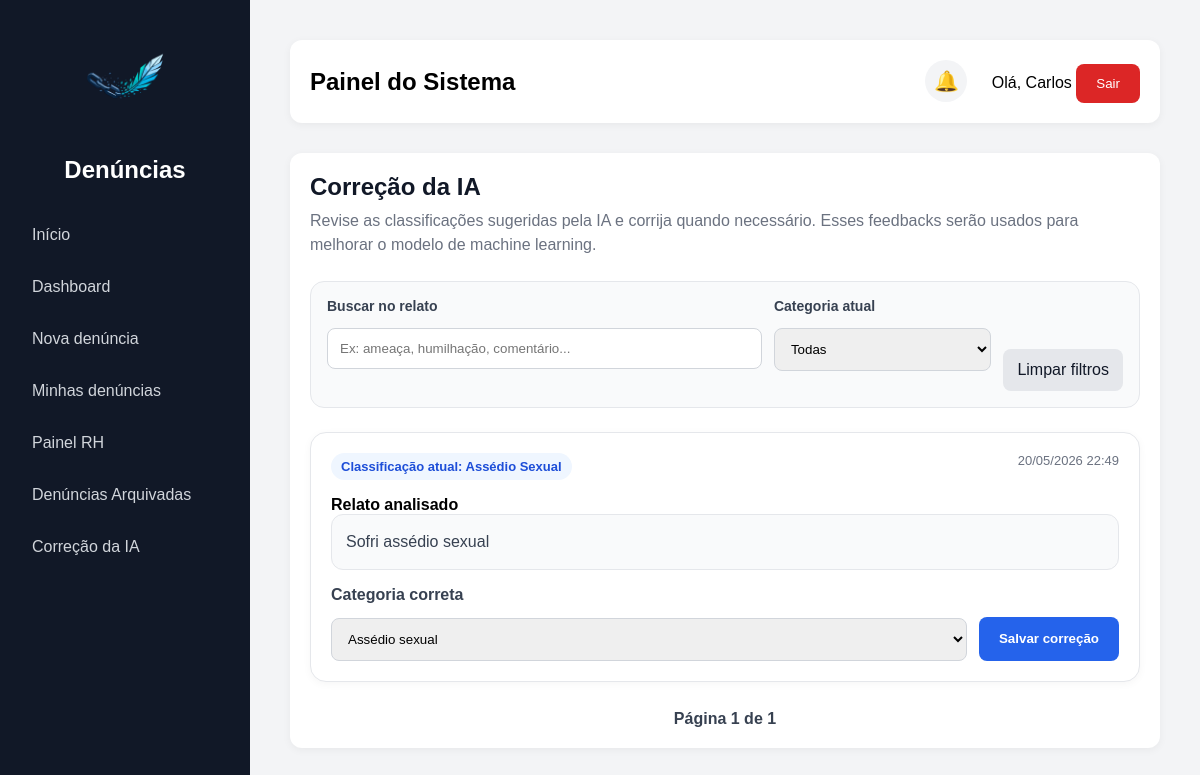
Page /feedback-ia/ (signed in) on the committed database.
### denuncias/models.py (models this page shows, shortened)
class Denuncia(models.Model):
    TIPOS = [
    ('moral', 'Assédio Moral'),
    ('sexual', 'Assédio Sexual'),
    ('abuso', 'Abuso de Poder'),
    ('discriminacao', 'Discriminação'),
    ('ameaca', 'Ameaça'),
    ('violencia', 'Violência'),
    ('outros', 'Outros'),
    ]
    STATUS = [
        ("recebida", "Recebida"),
        ("analise", "Em análise"),
        ("resolvida", "Resolvida"),
    ]
    GRAVIDADES = [
    ('baixa', 'Baixa'),
    ('media', 'Média'),
    ('alta', 'Alta'),
    ('critica', 'Crítica'),
]
    usuario = models.ForeignKey(User, on_delete=models.SET_NULL, null=True, blank=True)
    descricao = models.TextField()
    tipo = models.CharField(max_length=20, choices=TIPOS)
    anonima = models.BooleanField(default=False)
    status = models.CharField(max_length=20, choices=STATUS, default="recebida")
    gravidade = models.CharField(
    max_length=20,
    choices=GRAVIDADES,
    default='baixa'
)
    urgente = models.BooleanField(default=False)
    prioridade_ia = models.IntegerField(default=1)
    resumo_ia = models.TextField(blank=True, null=True)
    data_criacao = models.DateTimeField(auto_now_add=True)
    arquivada = models.BooleanField(default=False)
    data_arquivamento = models.DateTimeField(null=True, blank=True)
    resposta_rh = models.TextField(blank=True, null=True)
    setor = models.ForeignKey(Setor, on_delete=models.SET_NULL, null=True, blank=True)
    exibir_setor = models.BooleanField(default=True)
    link_anexo = models.URLField(blank=True, null=True)

### denuncias/views.py (the view, shortened to what this page needs)
# urls.py: path('feedback-ia/', feedback_ia, name='feedback_ia'),
@login_required
def feedback_ia(request):
    eh_rh = request.user.groups.filter(name='RH').exists()
    eh_admin = request.user.groups.filter(name='Administrador').exists()
    eh_superuser = request.user.is_superuser
    if not (eh_rh or eh_admin or eh_superuser):
        return redirect('home')
    busca = request.GET.get('busca', '')
    tipo = request.GET.get('tipo', '')
    pagina = request.GET.get('page')
    denuncias = Denuncia.objects.all().order_by('-data_criacao')
    if busca:
        denuncias = denuncias.filter(descricao__icontains=busca)
    if tipo:
        denuncias = denuncias.filter(tipo=tipo)
    paginator = Paginator(denuncias, 8)
    denuncias_paginadas = paginator.get_page(pagina)
    return render(request, 'denuncias/feedback_ia.html', {
        'denuncias': denuncias_paginadas,
        'busca': busca,
        'tipo_filtro': tipo,
    })

### denuncias/context_processors.py (called while the page is built, shortened)
def grupos_usuario(request):
    notificacoes = Notificacao.objects.filter(
        usuario=request.user
    ).order_by('-data_criacao')[:5]
    total_nao_lidas = Notificacao.objects.filter(
        usuario=request.user,
        lida=False
    ).count()
    return {
        'ui_rh': request.user.groups.filter(name='RH').exists(),
        'ui_admin': request.user.groups.filter(name='Administrador').exists() or request.user.is_superuser,
        'notificacoes': notificacoes,
        'total_nao_lidas': total_nao_lidas,
    }

### denuncias/templates/denuncias/feedback_ia.html (shortened to what this page needs)
{% extends 'base.html' %}
{% block content %}
<div class="feedback-header">
    <h2>Correção da IA</h2>
    <p>
        Revise as classificações sugeridas pela IA e corrija quando necessário.
        Esses feedbacks serão usados para melhorar o modelo de machine learning.
    </p>
</div>
<form method="get" class="feedback-filtros">
    <div>
        <label>Buscar no relato</label>
        <input type="text"
               name="busca"
               value="{{ busca }}"
               placeholder="Ex: ameaça, humilhação, comentário...">
    </div>
    <div>
        <label>Categoria atual</label>
        <select name="tipo">
            <option value="">Todas</option>
        </select>
    </div>
   <div class="feedback-acoes">
    <a href="/feedback-ia/" class="btn-limpar">
        Limpar filtros
    </a>
</div>
</form>
<div class="feedback-list">
    {% for d in denuncias %}
        <div class="feedback-card">
            <div class="feedback-top">
                <div>
                    <span class="badge-tipo">
                        Classificação atual:
                        {{ d.get_tipo_display }}
                    </span>
                </div>
                <div class="feedback-data">
                    {{ d.data_criacao|date:"d/m/Y H:i" }}
                </div>
            </div>
            <strong>Relato analisado</strong>
            <div class="relato-box">
                {{ d.descricao }}
            </div>
            <form method="post" class="feedback-form">
                <div>
                    <label>
                        Categoria correta
                    </label>
                    <select name="tipo_correto" required>
                        <option value="sexual"
                            {% if d.tipo == 'sexual' %}selected{% endif %}>
                            Assédio sexual
                        </option>
                    </select>
                </div>
                <button type="submit"
                        class="btn-salvar-correcao">
                    Salvar correção
                </button>
            </form>
        </div>
    {% empty %}
        <div class="empty-feedback">
            Nenhuma denúncia encontrada para revisão.
        </div>
    {% endfor %}
</div>
<div class="feedback-paginacao">
    <span>
        Página {{ denuncias.number }}
        de
        {{ denuncias.paginator.num_pages }}
    </span>
</div>
{% endblock %}

### denuncias/templates/base.html (shortened to what this page needs)
<!DOCTYPE html>
<html lang="pt-br">
<head>
</head>
<body>
    <aside>
        <div class="logo-box">
            <img src="/static/img/logo.png" alt="Logo do sistema" class="logo-sistema">
            <h2>Denúncias</h2>
        </div>
        <a href="/">Início</a>
        {% if user.is_authenticated %}
            <a href="/dashboard/">Dashboard</a>
            <a href="/denuncia/">Nova denúncia</a>
            <a href="/minhas-denuncias/">Minhas denúncias</a>
            {% if ui_rh or ui_admin %}
                <a href="/painel-rh/">Painel RH</a>
                <a href="/denuncias-arquivadas/">Denúncias Arquivadas</a>
                <a href="/feedback-ia/">Correção da IA</a>
            {% endif %}
        {% else %}
            <a href="/login/">Entrar</a>
        {% endif %}
    </aside>
    <main>
        <div class="topbar">
            <div>
                <h2>Painel do Sistema</h2>
            </div>
            <div>
                {% if user.is_authenticated %}
                    <div class="notification-wrapper">
                        <button type="button" class="notification-bell" onclick="toggleNotifications()">
                            🔔
                        </button>
                    </div>
                    <span>Olá, {{ user.username }}</span>
                    <form method="post" action="/logout/" style="display:inline;">
                        <button class="logout-btn" type="submit">Sair</button>
                    </form>
                {% endif %}
            </div>
        </div>
        <div class="card">
            {% block content %}
            {% endblock %}
        </div>
    </main>
</body>
</html>

### denuncias/templates/base.html (style rules this page uses)
* { margin: 0; padding: 0; box-sizing: border-box; }
body { font-family: Arial, sans-serif; background: #f3f4f6; display: flex; }
aside { width: 250px; background: #111827; min-height: 100vh; padding: 20px; }
.logo-box { text-align: center; margin-bottom: 30px; }
.logo-sistema { max-width: 120px; max-height: 120px; object-fit: contain; margin-bottom: 12px; }
aside h2 { color: white; }
aside a { display: block; color: #d1d5db; text-decoration: none; padding: 12px; border-radius: 8px; margin-bottom: 10px; transition: 0.3s; }
main { flex: 1; padding: 40px; }
.topbar { background: white; padding: 20px; border-radius: 12px; margin-bottom: 30px; display: flex; justify-content: space-between; align-items: center; box-shadow: 0 2px 8px rgba(0, 0, 0, 0.05); }
.card { background: white; padding: 20px; border-radius: 12px; box-shadow: 0 2px 8px rgba(0, 0, 0, 0.05); }
input, textarea, select { width: 100%; padding: 12px; border: 1px solid #d1d5db; border-radius: 8px; margin-top: 8px; margin-bottom: 20px; }
button { background: #2563eb; color: white; border: none; padding: 12px 20px; border-radius: 8px; cursor: pointer; }
.logout-btn { background: #dc2626; }
.notification-wrapper { position: relative; display: inline-block; margin-right: 20px; }
.notification-bell { background: #f3f4f6; color: #111827; border: none; border-radius: 50%; width: 42px; height: 42px; cursor: pointer; display: flex; align-items: center; justify-content: center; font-size: 20px; position: relative; }

### denuncias/templates/denuncias/feedback_ia.html (style rules this page uses)
.feedback-header { margin-bottom: 24px; }
.feedback-header h2 { color: #111827; margin-bottom: 8px; }
.feedback-header p { color: #6b7280; line-height: 1.5; }
.feedback-filtros { display: grid; grid-template-columns: 2fr 1fr auto; gap: 12px; margin-bottom: 24px; background: #f9fafb; border: 1px solid #e5e7eb; padding: 16px; border-radius: 14px; }
.feedback-filtros label { font-size: 14px; font-weight: 600; color: #374151; margin-bottom: 6px; display: block; }
.feedback-acoes { display: flex; align-items: end; gap: 8px; }
.btn-limpar { padding: 12px 14px; border-radius: 8px; background: #e5e7eb; color: #111827; text-decoration: none; white-space: nowrap; }
.feedback-list { display: grid; gap: 18px; }
.feedback-card { background: #ffffff; border: 1px solid #e5e7eb; border-radius: 16px; padding: 20px; box-shadow: 0 2px 8px rgba(0,0,0,0.04); }
.feedback-top { display: flex; justify-content: space-between; gap: 16px; align-items: flex-start; margin-bottom: 16px; }
.badge-tipo { display: inline-block; background: #eff6ff; color: #1d4ed8; padding: 6px 10px; border-radius: 999px; font-size: 13px; font-weight: 600; }
.feedback-data { color: #6b7280; font-size: 13px; white-space: nowrap; }
.relato-box { background: #f9fafb; border: 1px solid #e5e7eb; border-radius: 12px; padding: 14px; color: #374151; line-height: 1.6; margin-bottom: 16px; max-height: 180px; overflow-y: auto; }
.feedback-form { display: grid; grid-template-columns: 1fr auto; gap: 12px; align-items: end; }
.feedback-form label { font-weight: 600; color: #374151; margin-bottom: 6px; display: block; }
.feedback-form select { margin-bottom: 0; }
.btn-salvar-correcao { height: 44px; white-space: nowrap; font-weight: 600; }
.feedback-paginacao { display: flex; justify-content: center; align-items: center; gap: 14px; margin-top: 28px; }
.feedback-paginacao span { color: #374151; font-weight: 600; }

### rows in the picture
Denuncia: tipo "Assédio Sexual", data_criacao "20/05/2026 22:49", descricao "Sofri assédio sexual", tipo_correto "Assédio sexual"

### other values in the picture
{{ user.username }} "Carlos"
{{ denuncias.number }} "1"
{{ denuncias.paginator.num_pages }} "1"
